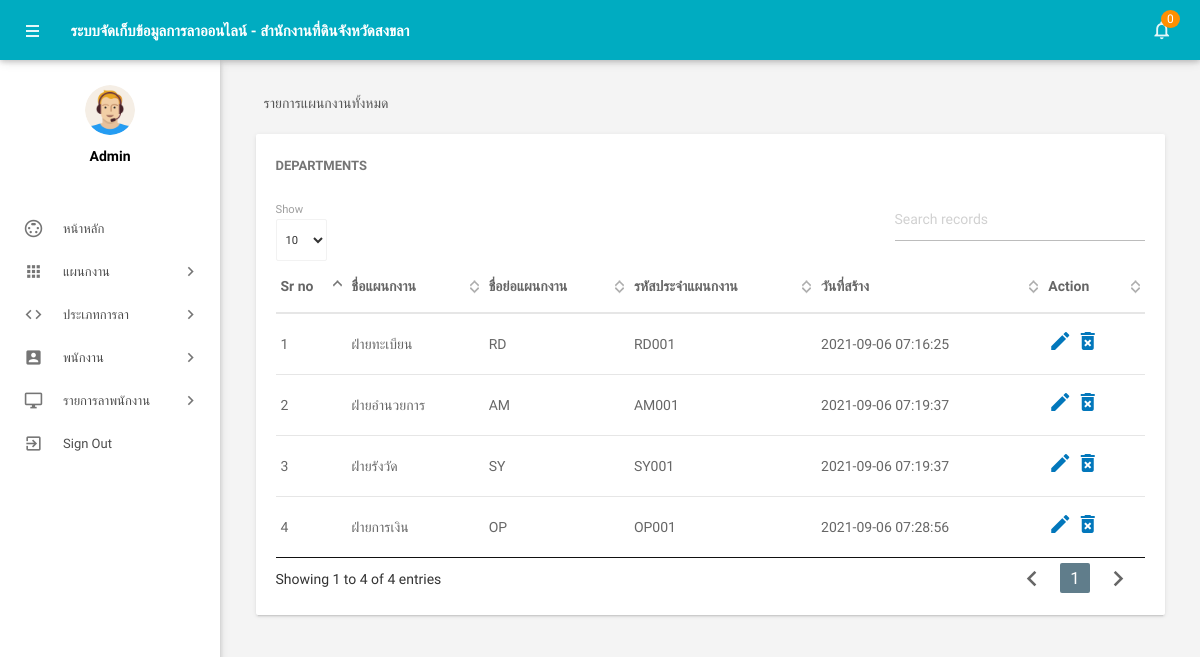
Before: /admin/managedepartments.php (signed in) with the older database file.
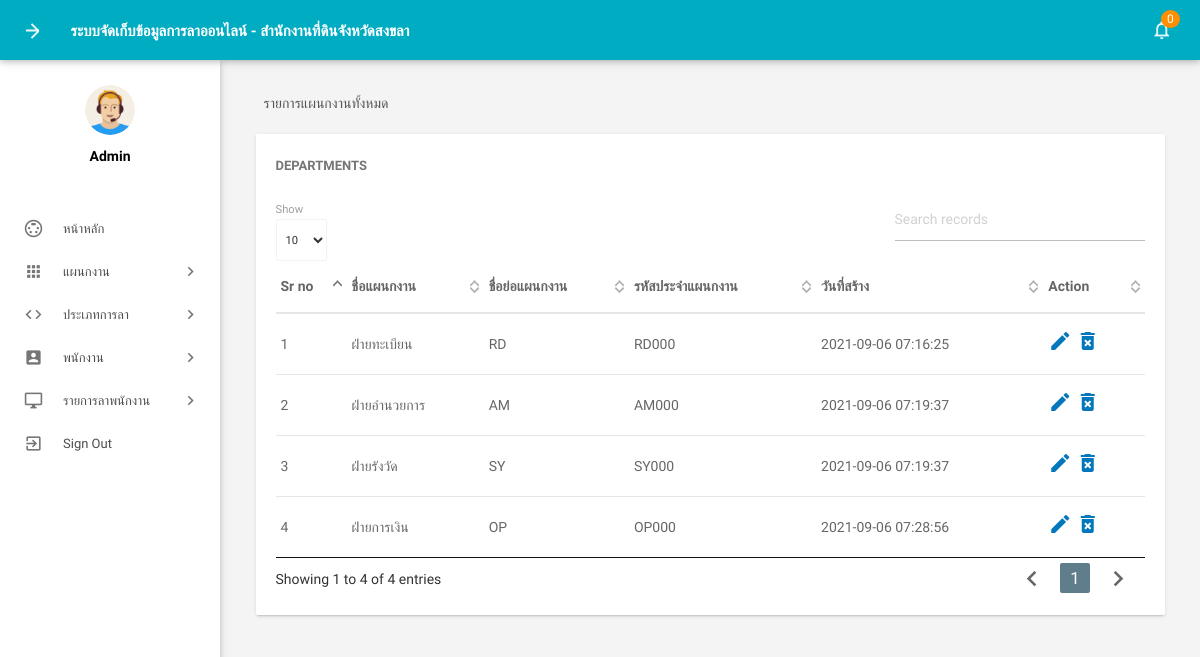
After: the same page with the newer database file.
### tables this page shows
CREATE TABLE IF NOT EXISTS tbldepartments(
  `id` int(11) NOT NULL,
  `DepartmentName` varchar(150) DEFAULT NULL,
  `DepartmentShortName` varchar(100) NOT NULL,
  `DepartmentCode` varchar(50) DEFAULT NULL,
  `CreationDate` timestamp NULL DEFAULT CURRENT_TIMESTAMP
)CHARACTER SET utf8;

### admin/managedepartments.php (the view, shortened to what this page needs)
<?php
include('includes/config.php');
if(strlen($_SESSION['alogin'])==0)
    {
header('location:index.php');
}
else{
    ?>
<!DOCTYPE html>
<html lang="en">
    <head>
        <link type="text/css" rel="stylesheet" href="../assets/plugins/materialize/css/materialize.min.css"/>
        <link href="../assets/plugins/material-preloader/css/materialPreloader.min.css" rel="stylesheet">
        <link href="../assets/plugins/datatables/css/jquery.dataTables.min.css" rel="stylesheet">
        <link href="../assets/css/alpha.min.css" rel="stylesheet" type="text/css"/>
        <link href="../assets/css/custom.css" rel="stylesheet" type="text/css"/>
    </head>
    <body>
       <?php include('includes/header.php');?>
       <?php include('includes/sidebar.php');?>
            <main class="mn-inner">
                <div class="row">
                    <div class="col s12">
                        <div class="page-title">รายการแผนกงานทั้งหมด</div>
                    </div>
                    <div class="col s12 m12 l12">
                        <div class="card">
                            <div class="card-content">
                                <span class="card-title">Departments</span>
                                <table id="example" class="display responsive-table ">
                                    <thead>
                                        <tr>
                                            <th>Sr no</th>
                                            <th>ชื่อแผนกงาน</th>
                                            <th>ชื่อย่อแผนกงาน</th>
                                            <th>รหัสประจำแผนกงาน</th>
                                            <th>วันที่สร้าง</th>
                                            <th>Action</th>
                                        </tr>
                                    </thead>
                                    <tbody>
<?php $sql = "SELECT * from tbldepartments";
$query = $dbh -> prepare($sql);
$query->execute();
$results=$query->fetchAll(PDO::FETCH_OBJ);
$cnt=1;
if($query->rowCount() > 0)
{
foreach($results as $result)
{               ?>
                                        <tr>
                                            <td> <?php echo htmlentities($cnt);?></td>
                                            <td><?php echo htmlentities($result->DepartmentName);?></td>
                                            <td><?php echo htmlentities($result->DepartmentShortName);?></td>
                                            <td><?php echo htmlentities($result->DepartmentCode);?></td>
                                            <td><?php echo htmlentities($result->CreationDate);?></td>
                                            <td><a href="editdepartment.php?deptid=<?php echo htmlentities($result->id);?>"><i class="material-icons">mode_edit</i></a><a href="managedepartments.php?del=<?php echo htmlentities($result->id);?>" onclick="return confirm('Do you want to delete');"> <i class="material-icons">delete_forever</i></a></td>
                                        </tr>
                                         <?php $cnt++;} }?>
                                    </tbody>
                                </table>
                            </div>
                        </div>
                    </div>
                </div>
            </main>
        </div>
        <div class="left-sidebar-hover"></div>
    </body>
</html>
<?php } ?>

Changed rows visible on the page:
changed tbldepartments "ฝ่ายทะเบียน": DepartmentCode "RD001" → "RD000"
changed tbldepartments "ฝ่ายอำนวยการ": DepartmentCode "AM001" → "AM000"
changed tbldepartments "ฝ่ายรังวัด": DepartmentCode "SY001" → "SY000"
changed tbldepartments "ฝ่ายการเงิน": DepartmentCode "OP001" → "OP000"
